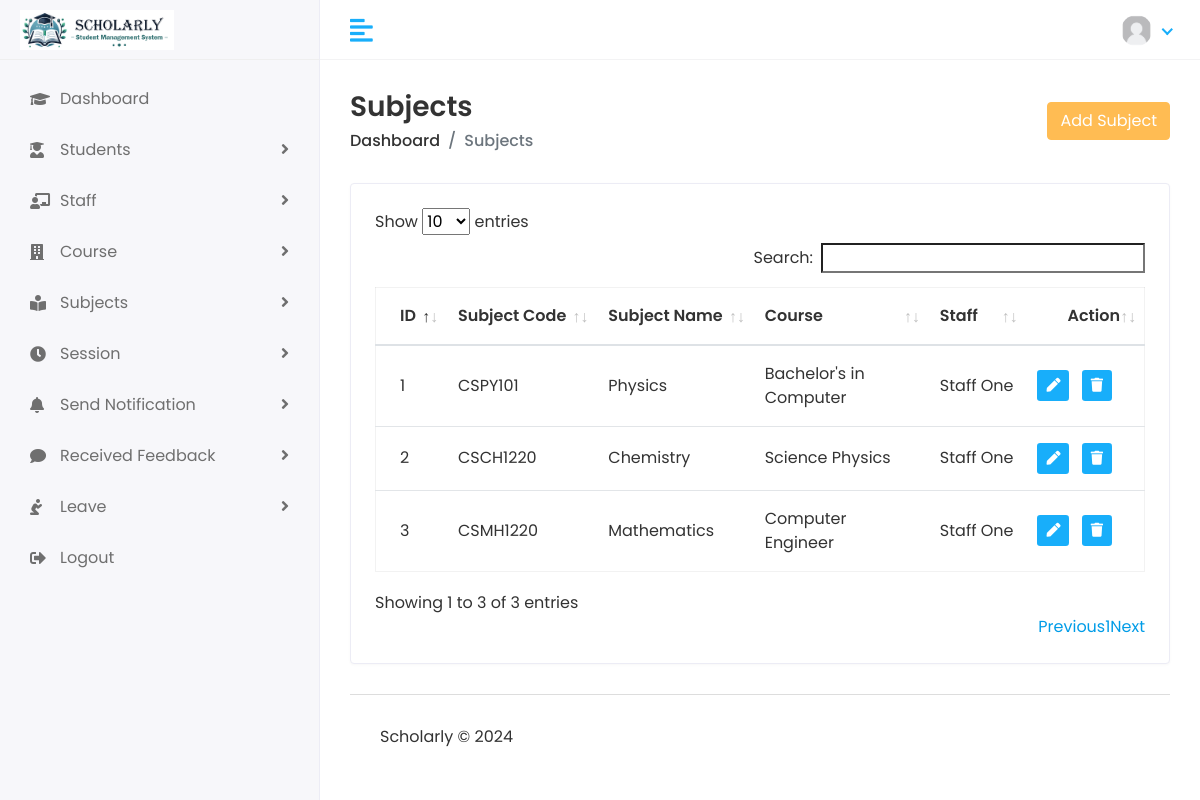
/hod/subject/view (signed in), run on the app's committed database.
### main/models.py (models this page shows, shortened)
class CustomUser(AbstractUser):
    USERTYPE = (
        ('1','HOD'),
        ('2','Staff'),
        ('3','Student'),
    )
    user_type = models.CharField(choices= USERTYPE, max_length= 50, default= '1')
    profile_pic = models.ImageField(upload_to='media/profile_pic')

class Subject(models.Model):
    objects = None
    name = models.CharField(max_length= 100)
    subject_code = models.CharField(max_length= 100, unique=True, null= True)
    course = models.ForeignKey(Course, on_delete=models.CASCADE)
    staff = models.ForeignKey(Staff, on_delete=models.CASCADE)
    created_date = models.DateTimeField(auto_now_add=True, null=True)
    updated_date = models.DateTimeField(auto_now=True)

class Course(models.Model):
    name = models.CharField(max_length= 100)
    short_name = models.CharField(max_length=50, null=True)
    course_code = models.CharField(max_length=100, unique=True, null=True)
    created_date = models.DateTimeField(auto_now_add=True)
    updated_date = models.DateTimeField(auto_now=True)
    def __str__(self):
        return self.name

class Staff(models.Model):
    admin = models.OneToOneField(CustomUser, on_delete=models.CASCADE)
    address = models.CharField(max_length= 100)
    gender = models.CharField(max_length= 100)
    date_of_birth = models.DateField(null=True)
    created_date = models.DateTimeField(auto_now_add=True)
    updated_date = models.DateTimeField(auto_now=True)

### hod/views.py (the view)
# urls.py: path("subject/view",view_subject, name='hod_view_subject'),
@login_required(login_url='/')
def view_subject(request):
    subject = Subject.objects.all()
    context = {'subject':subject}
    return render(request, 'HOD/Subject/view_subject.html',context)

### templates/HOD/Subject/view_subject.html (shortened to what this page needs)
{% extends 'base.html' %}
{% load static %}
{% block content %}
                  <div class="page-header">
                  <div class="row align-items-center">
                     <div class="col">
                        <h3 class="page-title">Subjects</h3>
                        <ul class="breadcrumb">
                           <li class="breadcrumb-item"><a href="{% url 'hod_home' %}">Dashboard</a></li>
                           <li class="breadcrumb-item active">Subjects</li>
                        </ul>
                     </div>
                     <div class="col-auto text-right float-right ml-auto">
                        <a href="{% url 'hod_add_subject' %}" class="btn btn-primary">Add Subject</a>
                     </div>
                  </div>
               </div>
               <div class="row">
                  <div class="col-sm-12">
                     <div class="card card-table">
                        <div class="card-body">
                           <div class="table-responsive">
                              <table id="table_id" class="table table-hover table-center mb-0">
                                 <thead>
                                    <tr>
                                       <th>ID</th>
                                        <th>Subject Code</th>
                                       <th>Subject Name</th>
                                       <th>Course</th>
                                       <th>Staff</th>
                                       <th class="text-right">Action</th>
                                    </tr>
                                 </thead>
                                 <tbody>
                                    {% for i in subject %}
                                    <tr>
                                       <td>{{ forloop.counter }}</td>
                                        <td>{{ i.subject_code }}</td>
                                       <td>{{ i.name }}</td>
                                       <td style="text-wrap: wrap">{{ i.course }}</td>
                                       <td>{{ i.staff.admin.first_name }}&nbsp;{{ i.staff.admin.last_name }}</td>
                                       <td class="text-right">
                                          <div class="actions">
                                             <a href="{% url 'hod_edit_subject' i.id %}" class="btn btn-sm bg-success-light mr-2">
                                                 <i class="fas fa-pen"></i>
                                             </a>
                                              <a href="{% url 'hod_delete_subject' i.id %}" class="btn btn-sm bg-success-light mr-2">
                                                 <i class="fas fa-trash"></i>
                                             </a>
                                         </div>
                                       </td>
                                    </tr>
                                    {% endfor %}
                                 </tbody>
                              </table>
                           </div>
                        </div>
                     </div>
                  </div>
               </div>
 {% endblock %}

### templates/Layouts/header.html (shortened to what this page needs)
{% load static %}
<div class="header">
    <div class="header-left">
      {% if user.user_type == '1' %}
        <a href="{% url 'hod_home' %}" class="logo">
            <img src="{% static 'assets/img/Logos/scholarly logo 2.jpg' %}" alt="Logo">
        </a>
        {% endif %}
    </div>
        <a href="javascript:void(0);" id="toggle_btn">
            <i class="fas fa-align-left"></i>
        </a>
        <ul class="nav user-menu">
               <li class="nav-item dropdown noti-dropdown">
                  <a href="#" class="dropdown-toggle nav-link" data-toggle="dropdown">
                  </a>
               </li>
               <li class="nav-item dropdown has-arrow">
                  <a href="#" class="dropdown-toggle nav-link" data-toggle="dropdown">
                      {% if user.profile_pic == " " %}
                        <span class="user-img"><img class="rounded-circle" src="{%static 'assets/img/profiles/NoImage.jpg' %}" width="31" alt="{{user.first_name}}&nbsp;{{user.last_name}}"></span>
                      {% else %}
                        <span class="user-img"><img class="rounded-circle" src="/{{ user.profile_pic }}" width="31" alt="{{user.first_name}}&nbsp;{{user.last_name}}"></span>
                      {% endif %}
                  </a>
               </li>
            </ul>
         </div>

### static/assets/css/style.css (style rules this page uses)
html { height: 100%; }
body { background-color: #fff; color: #333; font-family: 'Poppins', sans-serif; font-size: 1rem; height: 100%; line-height: 1.5; overflow-x: hidden; }
h1, h2, h3, h4, h5, h6 { font-family: 'Poppins', sans-serif; margin-top: 0; }
a { color: #009ce7; }
input, button, a { transition: all 0.4s ease; -moz-transition: all 0.4s ease; -o-transition: all 0.4s ease; -ms-transition: all 0.4s ease; -webkit-transition: all 0.4s ease; }
ul, ol { padding: 0px; list-style: none; }
.table { color: #333; max-width: 100%; margin-bottom: 0; width: 100%; }
.table.dataTable { border-collapse: collapse !important; border: 1px solid rgba(0, 0, 0, 0.05); }
.table thead tr th { font-weight: 600; }
.table tbody tr { border-bottom: 1px solid rgba(0, 0, 0, 0.05); }
.table.table-center td, .table.table-center th { vertical-align: middle; }
.card-table .card-body .table > thead > tr > th { border-top: 0; }
.card-table .card-body .table tr td:first-child, .card-table .card-body .table tr th:first-child { padding-left: 1.5rem; }
.card-table .card-body .table tr td:last-child, .card-table .card-body .table tr th:last-child { padding-right: 1.5rem; }
.card-table .table td, .card-table .table th { border-top: 1px solid #e2e5e8; padding: 1rem 0.75rem; white-space: nowrap; }
.btn-primary { background-color: #FFBC53; border: 1px solid #FFBC53; }
.card { border: 1px solid #ececf5; box-shadow: 0 1px 3px 0 rgba(0, 0, 0, 0.03); margin-bottom: 1.875rem; }
.card-body { padding: 1.5rem; }
.bg-success-light { background-color: #18aefa; color: #fff; }
.header { background-color: #fff; border-bottom: 1px solid #f3f3f4; left: 0; position: fixed; right: 0; top: 0; z-index: 1001; height: 60px; }
.header .header-left { float: left; height: 60px; padding: 0 20px; position: relative; width: 320px; z-index: 1; transition: all 0.2s ease-in-out; background-color: #f7f7fa; border-bottom: 1px solid #efefef; border-right: 1px solid #ececf5; display: flex; align-items: center; }
.header .header-left .logo { display: inline-block; line-height: 60px; }
.header .header-left .logo img { max-height: 40px; width: auto; }
.header .dropdown-toggle:after { display: none; }
.header .has-arrow .dropdown-toggle:after { border-top: 0; border-left: 0; border-bottom: 2px solid #18aefa; border-right: 2px solid #18aefa; content: ''; height: 8px; display: inline-block; pointer-events: none; -webkit-transform-origin: 66% 66%; -ms-transform-origin: 66% 66%; transform-origin: 66% 66%; -webkit-transform: rotate(45deg); -ms-transform: rotate(45deg); transform: rotate(45deg); -webkit-transition: all 0.15s ease-in-out; transition: all 0.15s ease-in-out; width: 8px; vertical-align: 0px; }
.user-menu { float: right; margin: 0; position: relative; z-index: 99; padding-right: 15px; }
.user-menu.nav > li > a { color: #a0a0a0; font-size: 14px; line-height: 58px; padding: 0 15px; height: 60px; }
.user-img { margin-right: 3px; position: relative; }
.page-header { margin-bottom: 1.875rem; }
.page-header .breadcrumb { background-color: transparent; color: #6c757d; font-size: 1rem; font-weight: 500; margin-bottom: 0; padding: 0; }
.page-header .breadcrumb a { color: #333; }
.page-title { font-size: 28px; font-weight: 600; color: #333; margin-bottom: 5px; }
@media (min-width: 992px) { #toggle_btn { align-items: center; color: #18aefa; display: inline-flex; float: left; font-size: 26px; height: 60px; justify-content: center; margin-left: 15px; padding: 0 15px; } }

### data on the page
CustomUser: profile_pic (placeholder picture)
Subject: subject_code "CSPY101", name "Physics", course "Bachelor's in Computer", staff.admin.first_name "Staff", staff.admin.last_name "One"
Subject: subject_code "CSCH1220", name "Chemistry", course "Science Physics", staff.admin.first_name "Staff", staff.admin.last_name "One"
Subject: subject_code "CSMH1220", name "Mathematics", course "Computer Engineer", staff.admin.first_name "Staff", staff.admin.last_name "One"
